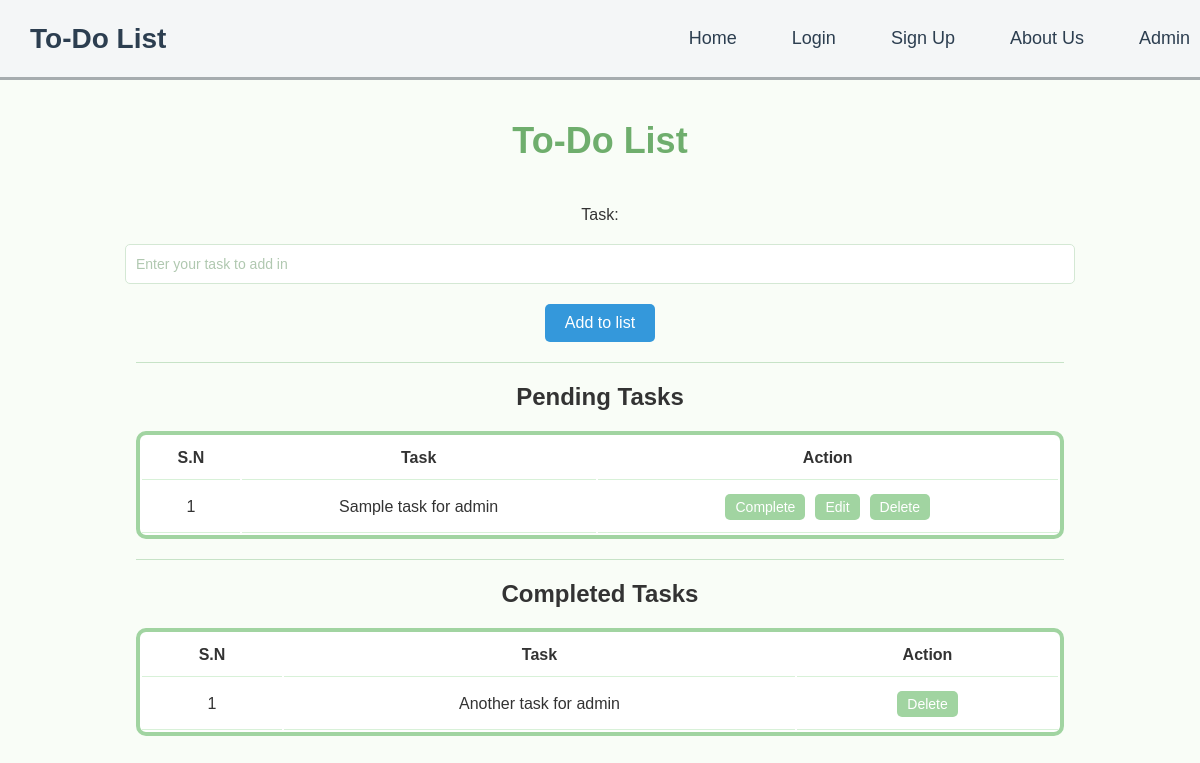
The app's page /indexmain.php (signed in) with its own data.
### tables this page shows
CREATE TABLE `tasks` (
  `id` INT(11) UNSIGNED NOT NULL AUTO_INCREMENT,
  `task_text` TEXT NOT NULL,
  `status` ENUM('pending', 'completed') DEFAULT 'pending',
  `user_id` INT(11) NOT NULL,
  `created_at` TIMESTAMP NOT NULL DEFAULT CURRENT_TIMESTAMP,
  `updated_at` TIMESTAMP NOT NULL DEFAULT CURRENT_TIMESTAMP ON UPDATE CURRENT_TIMESTAMP,
  PRIMARY KEY (`id`),
  FOREIGN KEY (`user_id`) REFERENCES `users`(`id`)
);

### indexmain.php (the view, shortened to what this page needs)
<?php
$conn = new mysqli('localhost', 'root', '', 'crud');
$user_id = $_SESSION['user_id'];
$pending_sql = "SELECT * FROM tasks WHERE status = 'pending' AND user_id = $user_id";
$completed_sql = "SELECT * FROM tasks WHERE status = 'completed' AND user_id = $user_id";
$pending_result = $conn->query($pending_sql);
$completed_result = $conn->query($completed_sql);
?>
<!DOCTYPE html>
<html lang="ar">
<head>
</head>
<body>
<?php include('navbar.php'); ?>
    <h1 class="header">To-Do List</h1>
    <div class="main">
        <form action="" method="post" autocomplete="off">
            <label for="title">Task:</label><br>
            <input type="text" name="title" id="title" required placeholder="Enter your task to add in">
            <br>
            <button type="submit">Add to list</button>
        </form>
        <hr>
        <h2>Pending Tasks</h2>
        <table class="table">
            <thead>
                <tr>
                    <th>S.N</th>
                    <th>Task</th>
                    <th>Action</th>
                </tr>
            </thead>
            <tbody>
                <?php
                if ($pending_result->num_rows > 0) {
                    $sn = 1;
                    while ($row = $pending_result->fetch_assoc()) {
                        echo "<tr>";
                        echo "<td>" . $sn . "</td>";
                        echo "<td>" . $row['task_text'] . "</td>";
                        echo "<td class='actions'>
                                <button class='complete' data-id='" . $row['id'] . "'>Complete</button>
                                <button class='edit' data-id='" . $row['id'] . "'>Edit</button>
                                <button class='delete' data-id='" . $row['id'] . "'>Delete</button>
                              </td>";
                        echo "</tr>";
                        $sn++;
                    }
                } else {
                    echo "<tr><td colspan='3'>No tasks found</td></tr>";
                }
                ?>
            </tbody>
        </table>
        <hr>
        <h2>Completed Tasks</h2>
        <table class="table">
            <thead>
                <tr>
                    <th>S.N</th>
                    <th>Task</th>
                    <th>Action</th>
                </tr>
            </thead>
            <tbody>
                <?php
                if ($completed_result->num_rows > 0) {
                    $sn = 1;
                    while ($row = $completed_result->fetch_assoc()) {
                        echo "<tr>";
                        echo "<td>" . $sn . "</td>";
                        echo "<td>" . $row['task_text'] . "</td>";
                        echo "<td class='actions'>
                                <button class='delete' data-id='" . $row['id'] . "'>Delete</button>
                              </td>";
                        echo "</tr>";
                        $sn++;
                    }
                } else {
                    echo "<tr><td colspan='3'>No completed tasks</td></tr>";
                }
                ?>
            </tbody>
        </table>
    </div>
</body>
</html>

### indexmain.php (style rules this page uses)
body { font-family: Arial, sans-serif; margin: 0; padding: 0; background-color: #f9fdf7; color: #333; padding-top: 80px; }
.header { text-align: center; margin-top: 20px; padding-top: 20px; font-size: 36px; color: #6fae6d; }
.main { padding: 20px; text-align: center; }
input[type="text"] { width: 80%; padding: 10px; margin-top: 20px; margin-bottom: 20px; border: 1px solid #d4e8d4; border-radius: 5px; font-size: 16px; }
input[type="text"]::placeholder { font-size: 14px; color: #b0c8b0; }
button { background-color: #a1d4a1; color: white; padding: 10px 20px; border: none; border-radius: 5px; font-size: 16px; cursor: pointer; }
hr { width: 80%; margin: 20px auto; border: 0; border-top: 1px solid #c7e3c7; }
.table { background-color: white; border-color: #77bb77; border: 4px solid #a1d4a1; width: 80%; margin: 0 auto; border-radius: 10px; overflow: hidden; }
.table th, .table td { padding: 12px; text-align: center; border-bottom: 1px solid #d8f1d8; }
.actions button { margin: 0 5px; }
.actions { display: flex; justify-content: center; }
.actions button { padding: 5px 10px; font-size: 14px; cursor: pointer; background-color: #a1d4a1; color: white; border-radius: 5px; border: none; }

### navbar.php (style rules this page uses)
input { width: 80%; padding: 10px; margin: 10px 0; border: 1px solid #ccc; border-radius: 5px; }
button { background-color: #3498db; color: white; border: none; padding: 10px 20px; font-size: 16px; cursor: pointer; border-radius: 5px; }

### records on screen
tasks: task_text "Sample task for admin"
tasks: task_text "Another task for admin"
